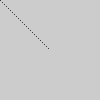
Frame 1 (no input)
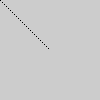
Frame 60 (the mouse pressed at the canvas centre just before this capture)
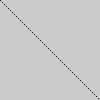
Frame 120 (the mouse held since frame 60 and released just before this capture)

The Processing sketch that drew these frames (run headless with seeded random() and noise(); from frame 60 on, the mouse is pressed at the canvas centre):

// Processing sketch: _05
// ── _05.pde
void setup() {
  size(100, 100);
}

void draw() {
  for (int i = 0; i < 50; i += 2) {
    point(mouseX+i, mouseY+i);
  }
}
